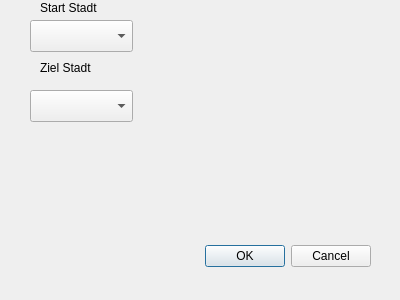
<?xml version="1.0" encoding="UTF-8"?>
<ui version="4.0">
 <class>PathDialog</class>
 <widget class="QDialog" name="PathDialog">
  <property name="geometry">
   <rect>
    <x>0</x>
    <y>0</y>
    <width>400</width>
    <height>300</height>
   </rect>
  </property>
  <property name="windowTitle">
   <string>Dialog</string>
  </property>
  <widget class="QDialogButtonBox" name="buttonBox">
   <property name="geometry">
    <rect>
     <x>30</x>
     <y>240</y>
     <width>341</width>
     <height>32</height>
    </rect>
   </property>
   <property name="orientation">
    <enum>Qt::Horizontal</enum>
   </property>
   <property name="standardButtons">
    <set>QDialogButtonBox::Cancel|QDialogButtonBox::Ok</set>
   </property>
  </widget>
  <widget class="QComboBox" name="startCity_Selection">
   <property name="geometry">
    <rect>
     <x>30</x>
     <y>20</y>
     <width>103</width>
     <height>32</height>
    </rect>
   </property>
  </widget>
  <widget class="QComboBox" name="destinationCity_Selection">
   <property name="geometry">
    <rect>
     <x>30</x>
     <y>90</y>
     <width>103</width>
     <height>32</height>
    </rect>
   </property>
  </widget>
  <widget class="QLabel" name="label">
   <property name="geometry">
    <rect>
     <x>40</x>
     <y>0</y>
     <width>131</width>
     <height>16</height>
    </rect>
   </property>
   <property name="text">
    <string>Start Stadt</string>
   </property>
  </widget>
  <widget class="QLabel" name="label_2">
   <property name="geometry">
    <rect>
     <x>40</x>
     <y>60</y>
     <width>58</width>
     <height>16</height>
    </rect>
   </property>
   <property name="text">
    <string>Ziel Stadt</string>
   </property>
  </widget>
 </widget>
 <resources/>
 <connections>
  <connection>
   <sender>buttonBox</sender>
   <signal>accepted()</signal>
   <receiver>PathDialog</receiver>
   <slot>accept()</slot>
   <hints>
    <hint type="sourcelabel">
     <x>248</x>
     <y>254</y>
    </hint>
    <hint type="destinationlabel">
     <x>157</x>
     <y>274</y>
    </hint>
   </hints>
  </connection>
  <connection>
   <sender>buttonBox</sender>
   <signal>rejected()</signal>
   <receiver>PathDialog</receiver>
   <slot>reject()</slot>
   <hints>
    <hint type="sourcelabel">
     <x>316</x>
     <y>260</y>
    </hint>
    <hint type="destinationlabel">
     <x>286</x>
     <y>274</y>
    </hint>
   </hints>
  </connection>
 </connections>
</ui>
